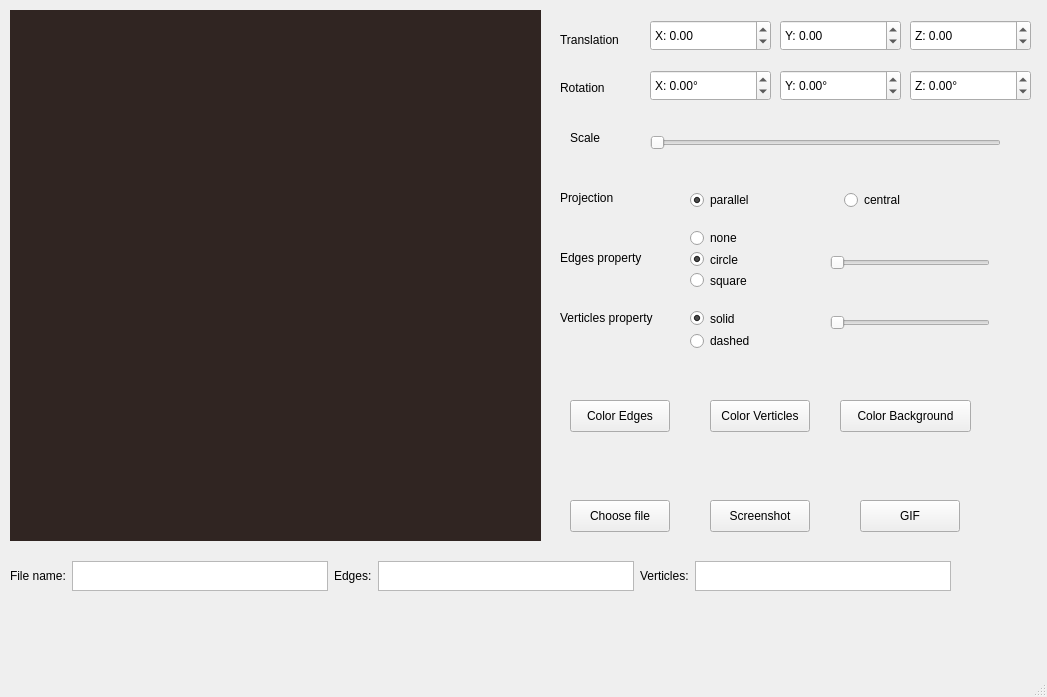
<?xml version="1.0" encoding="UTF-8"?>
<ui version="4.0">
 <class>MainWindow</class>
 <widget class="QMainWindow" name="MainWindow">
  <property name="geometry">
   <rect>
    <x>0</x>
    <y>0</y>
    <width>1047</width>
    <height>697</height>
   </rect>
  </property>
  <property name="windowTitle">
   <string>MainWindow</string>
  </property>
  <widget class="QWidget" name="centralwidget">
   <widget class="MyOpenGLWidget" name="widget" native="true">
    <property name="geometry">
     <rect>
      <x>10</x>
      <y>10</y>
      <width>531</width>
      <height>531</height>
     </rect>
    </property>
    <property name="styleSheet">
     <string notr="true">background-color: rgb(48, 37, 34)</string>
    </property>
   </widget>
   <widget class="QLabel" name="label_4">
    <property name="geometry">
     <rect>
      <x>560</x>
      <y>30</y>
      <width>91</width>
      <height>20</height>
     </rect>
    </property>
    <property name="text">
     <string>Translation</string>
    </property>
   </widget>
   <widget class="QLabel" name="label_5">
    <property name="geometry">
     <rect>
      <x>560</x>
      <y>80</y>
      <width>58</width>
      <height>16</height>
     </rect>
    </property>
    <property name="text">
     <string>Rotation</string>
    </property>
   </widget>
   <widget class="QLabel" name="label_6">
    <property name="geometry">
     <rect>
      <x>570</x>
      <y>130</y>
      <width>58</width>
      <height>16</height>
     </rect>
    </property>
    <property name="text">
     <string>Scale</string>
    </property>
   </widget>
   <widget class="QLabel" name="label_8">
    <property name="geometry">
     <rect>
      <x>560</x>
      <y>190</y>
      <width>81</width>
      <height>16</height>
     </rect>
    </property>
    <property name="text">
     <string>Projection</string>
    </property>
   </widget>
   <widget class="QLabel" name="label_9">
    <property name="geometry">
     <rect>
      <x>560</x>
      <y>250</y>
      <width>111</width>
      <height>16</height>
     </rect>
    </property>
    <property name="text">
     <string>Edges property</string>
    </property>
   </widget>
   <widget class="QLabel" name="label_11">
    <property name="geometry">
     <rect>
      <x>560</x>
      <y>310</y>
      <width>131</width>
      <height>16</height>
     </rect>
    </property>
    <property name="text">
     <string>Verticles property</string>
    </property>
   </widget>
   <widget class="QPushButton" name="pushButton_choose_file">
    <property name="geometry">
     <rect>
      <x>570</x>
      <y>500</y>
      <width>100</width>
      <height>32</height>
     </rect>
    </property>
    <property name="text">
     <string>Choose file</string>
    </property>
   </widget>
   <widget class="QDoubleSpinBox" name="doubleSpinBox_translations_x">
    <property name="geometry">
     <rect>
      <x>650</x>
      <y>20</y>
      <width>121</width>
      <height>31</height>
     </rect>
    </property>
    <property name="specialValueText">
     <string/>
    </property>
    <property name="prefix">
     <string>X: </string>
    </property>
    <property name="minimum">
     <double>-100.000000000000000</double>
    </property>
    <property name="maximum">
     <double>100.000000000000000</double>
    </property>
    <property name="singleStep">
     <double>1.000000000000000</double>
    </property>
   </widget>
   <widget class="QDoubleSpinBox" name="doubleSpinBox_translations_z">
    <property name="geometry">
     <rect>
      <x>910</x>
      <y>20</y>
      <width>121</width>
      <height>31</height>
     </rect>
    </property>
    <property name="specialValueText">
     <string/>
    </property>
    <property name="prefix">
     <string>Z: </string>
    </property>
    <property name="minimum">
     <double>-100.000000000000000</double>
    </property>
    <property name="maximum">
     <double>100.000000000000000</double>
    </property>
   </widget>
   <widget class="QDoubleSpinBox" name="doubleSpinBox_translations_y">
    <property name="geometry">
     <rect>
      <x>780</x>
      <y>20</y>
      <width>121</width>
      <height>31</height>
     </rect>
    </property>
    <property name="specialValueText">
     <string/>
    </property>
    <property name="prefix">
     <string>Y: </string>
    </property>
    <property name="minimum">
     <double>-100.000000000000000</double>
    </property>
    <property name="maximum">
     <double>100.000000000000000</double>
    </property>
   </widget>
   <widget class="QDoubleSpinBox" name="doubleSpinBox_rotation_y">
    <property name="geometry">
     <rect>
      <x>780</x>
      <y>70</y>
      <width>121</width>
      <height>31</height>
     </rect>
    </property>
    <property name="specialValueText">
     <string/>
    </property>
    <property name="prefix">
     <string>Y: </string>
    </property>
    <property name="suffix">
     <string>°</string>
    </property>
    <property name="minimum">
     <double>-360.000000000000000</double>
    </property>
    <property name="maximum">
     <double>360.000000000000000</double>
    </property>
    <property name="singleStep">
     <double>5.000000000000000</double>
    </property>
   </widget>
   <widget class="QDoubleSpinBox" name="doubleSpinBox_rotation_x">
    <property name="geometry">
     <rect>
      <x>650</x>
      <y>70</y>
      <width>121</width>
      <height>31</height>
     </rect>
    </property>
    <property name="specialValueText">
     <string/>
    </property>
    <property name="prefix">
     <string>X: </string>
    </property>
    <property name="suffix">
     <string>°</string>
    </property>
    <property name="minimum">
     <double>-360.000000000000000</double>
    </property>
    <property name="maximum">
     <double>360.000000000000000</double>
    </property>
    <property name="singleStep">
     <double>5.000000000000000</double>
    </property>
   </widget>
   <widget class="QDoubleSpinBox" name="doubleSpinBox_rotation_z">
    <property name="geometry">
     <rect>
      <x>910</x>
      <y>70</y>
      <width>121</width>
      <height>31</height>
     </rect>
    </property>
    <property name="specialValueText">
     <string/>
    </property>
    <property name="prefix">
     <string>Z: </string>
    </property>
    <property name="suffix">
     <string>°</string>
    </property>
    <property name="minimum">
     <double>-360.000000000000000</double>
    </property>
    <property name="maximum">
     <double>360.000000000000000</double>
    </property>
    <property name="singleStep">
     <double>5.000000000000000</double>
    </property>
   </widget>
   <widget class="QSlider" name="horizontalSlider_scale">
    <property name="geometry">
     <rect>
      <x>650</x>
      <y>130</y>
      <width>351</width>
      <height>25</height>
     </rect>
    </property>
    <property name="minimum">
     <number>10</number>
    </property>
    <property name="maximum">
     <number>200</number>
    </property>
    <property name="orientation">
     <enum>Qt::Horizontal</enum>
    </property>
   </widget>
   <widget class="QWidget" name="layoutWidget">
    <property name="geometry">
     <rect>
      <x>10</x>
      <y>561</y>
      <width>978</width>
      <height>32</height>
     </rect>
    </property>
    <layout class="QHBoxLayout" name="horizontalLayout">
     <property name="sizeConstraint">
      <enum>QLayout::SetMaximumSize</enum>
     </property>
     <item>
      <widget class="QLabel" name="label_3">
       <property name="sizePolicy">
        <sizepolicy hsizetype="Fixed" vsizetype="Fixed">
         <horstretch>0</horstretch>
         <verstretch>0</verstretch>
        </sizepolicy>
       </property>
       <property name="maximumSize">
        <size>
         <width>16777215</width>
         <height>16</height>
        </size>
       </property>
       <property name="text">
        <string>File name:</string>
       </property>
      </widget>
     </item>
     <item>
      <widget class="QTextEdit" name="textEdit_filename">
       <property name="sizePolicy">
        <sizepolicy hsizetype="Fixed" vsizetype="MinimumExpanding">
         <horstretch>0</horstretch>
         <verstretch>0</verstretch>
        </sizepolicy>
       </property>
       <property name="maximumSize">
        <size>
         <width>16777215</width>
         <height>30</height>
        </size>
       </property>
       <property name="readOnly">
        <bool>true</bool>
       </property>
       <property name="html">
        <string>&lt;!DOCTYPE HTML PUBLIC &quot;-//W3C//DTD HTML 4.0//EN&quot; &quot;http://www.w3.org/TR/REC-html40/strict.dtd&quot;&gt;
&lt;html&gt;&lt;head&gt;&lt;meta name=&quot;qrichtext&quot; content=&quot;1&quot; /&gt;&lt;meta charset=&quot;utf-8&quot; /&gt;&lt;style type=&quot;text/css&quot;&gt;
p, li { white-space: pre-wrap; }
&lt;/style&gt;&lt;/head&gt;&lt;body style=&quot; font-family:'.AppleSystemUIFont'; font-size:13pt; font-weight:400; font-style:normal;&quot;&gt;
&lt;p style=&quot; margin-top:0px; margin-bottom:0px; margin-left:0px; margin-right:0px; -qt-block-indent:0; text-indent:0px;&quot;&gt; &lt;/p&gt;&lt;/body&gt;&lt;/html&gt;</string>
       </property>
       <property name="overwriteMode">
        <bool>false</bool>
       </property>
      </widget>
     </item>
     <item>
      <widget class="QLabel" name="label">
       <property name="sizePolicy">
        <sizepolicy hsizetype="Fixed" vsizetype="Fixed">
         <horstretch>0</horstretch>
         <verstretch>0</verstretch>
        </sizepolicy>
       </property>
       <property name="maximumSize">
        <size>
         <width>16777215</width>
         <height>16</height>
        </size>
       </property>
       <property name="text">
        <string>Edges:</string>
       </property>
      </widget>
     </item>
     <item>
      <widget class="QTextEdit" name="textEdit_edges_count">
       <property name="sizePolicy">
        <sizepolicy hsizetype="Fixed" vsizetype="MinimumExpanding">
         <horstretch>0</horstretch>
         <verstretch>0</verstretch>
        </sizepolicy>
       </property>
       <property name="maximumSize">
        <size>
         <width>16777215</width>
         <height>30</height>
        </size>
       </property>
       <property name="readOnly">
        <bool>true</bool>
       </property>
      </widget>
     </item>
     <item>
      <widget class="QLabel" name="label_2">
       <property name="sizePolicy">
        <sizepolicy hsizetype="Fixed" vsizetype="Fixed">
         <horstretch>0</horstretch>
         <verstretch>0</verstretch>
        </sizepolicy>
       </property>
       <property name="maximumSize">
        <size>
         <width>16777215</width>
         <height>16</height>
        </size>
       </property>
       <property name="text">
        <string>Verticles:</string>
       </property>
      </widget>
     </item>
     <item>
      <widget class="QTextEdit" name="textEdit_verticles_count">
       <property name="sizePolicy">
        <sizepolicy hsizetype="Fixed" vsizetype="MinimumExpanding">
         <horstretch>0</horstretch>
         <verstretch>0</verstretch>
        </sizepolicy>
       </property>
       <property name="maximumSize">
        <size>
         <width>16777215</width>
         <height>30</height>
        </size>
       </property>
       <property name="readOnly">
        <bool>true</bool>
       </property>
      </widget>
     </item>
    </layout>
   </widget>
   <widget class="QWidget" name="layoutWidget">
    <property name="geometry">
     <rect>
      <x>690</x>
      <y>190</y>
      <width>301</width>
      <height>20</height>
     </rect>
    </property>
    <layout class="QHBoxLayout" name="horizontalLayout_2">
     <item>
      <widget class="QRadioButton" name="radioButton_parallel">
       <property name="tabletTracking">
        <bool>false</bool>
       </property>
       <property name="text">
        <string>parallel</string>
       </property>
       <property name="checked">
        <bool>true</bool>
       </property>
      </widget>
     </item>
     <item>
      <widget class="QRadioButton" name="radioButton_central">
       <property name="text">
        <string>central</string>
       </property>
      </widget>
     </item>
    </layout>
   </widget>
   <widget class="QPushButton" name="pushButton_color_edge">
    <property name="geometry">
     <rect>
      <x>570</x>
      <y>400</y>
      <width>100</width>
      <height>32</height>
     </rect>
    </property>
    <property name="text">
     <string>Color Edges</string>
    </property>
   </widget>
   <widget class="QPushButton" name="pushButton_color_verticles">
    <property name="geometry">
     <rect>
      <x>710</x>
      <y>400</y>
      <width>100</width>
      <height>32</height>
     </rect>
    </property>
    <property name="text">
     <string>Color Verticles</string>
    </property>
   </widget>
   <widget class="QPushButton" name="pushButton_color_background">
    <property name="geometry">
     <rect>
      <x>840</x>
      <y>400</y>
      <width>131</width>
      <height>32</height>
     </rect>
    </property>
    <property name="text">
     <string>Color Background</string>
    </property>
   </widget>
   <widget class="QSlider" name="horizontalSlider_edge_size">
    <property name="geometry">
     <rect>
      <x>830</x>
      <y>250</y>
      <width>160</width>
      <height>25</height>
     </rect>
    </property>
    <property name="orientation">
     <enum>Qt::Horizontal</enum>
    </property>
   </widget>
   <widget class="QSlider" name="horizontalSlider_verticles_size">
    <property name="geometry">
     <rect>
      <x>830</x>
      <y>310</y>
      <width>160</width>
      <height>25</height>
     </rect>
    </property>
    <property name="orientation">
     <enum>Qt::Horizontal</enum>
    </property>
   </widget>
   <widget class="QWidget" name="layoutWidget">
    <property name="geometry">
     <rect>
      <x>690</x>
      <y>310</y>
      <width>100</width>
      <height>39</height>
     </rect>
    </property>
    <layout class="QVBoxLayout" name="verticalLayout">
     <item>
      <widget class="QRadioButton" name="radioButton_verticle_solid">
       <property name="text">
        <string>solid</string>
       </property>
       <property name="checked">
        <bool>true</bool>
       </property>
      </widget>
     </item>
     <item>
      <widget class="QRadioButton" name="radioButton_verticle_dashed">
       <property name="text">
        <string>dashed</string>
       </property>
      </widget>
     </item>
    </layout>
   </widget>
   <widget class="QWidget" name="layoutWidget">
    <property name="geometry">
     <rect>
      <x>690</x>
      <y>230</y>
      <width>100</width>
      <height>58</height>
     </rect>
    </property>
    <layout class="QVBoxLayout" name="verticalLayout_2">
     <item>
      <widget class="QRadioButton" name="radioButton_edge_none">
       <property name="text">
        <string>none</string>
       </property>
      </widget>
     </item>
     <item>
      <widget class="QRadioButton" name="radioButton_edge_circle">
       <property name="text">
        <string>circle</string>
       </property>
       <property name="checked">
        <bool>true</bool>
       </property>
      </widget>
     </item>
     <item>
      <widget class="QRadioButton" name="radioButton_edge_square">
       <property name="text">
        <string>square</string>
       </property>
      </widget>
     </item>
    </layout>
   </widget>
   <widget class="QPushButton" name="pushButton_screen">
    <property name="geometry">
     <rect>
      <x>710</x>
      <y>500</y>
      <width>100</width>
      <height>32</height>
     </rect>
    </property>
    <property name="text">
     <string>Screenshot</string>
    </property>
   </widget>
   <widget class="QPushButton" name="pushButton_gif">
    <property name="geometry">
     <rect>
      <x>860</x>
      <y>500</y>
      <width>100</width>
      <height>32</height>
     </rect>
    </property>
    <property name="text">
     <string>GIF</string>
    </property>
   </widget>
  </widget>
  <widget class="QMenuBar" name="menubar">
   <property name="geometry">
    <rect>
     <x>0</x>
     <y>0</y>
     <width>1047</width>
     <height>24</height>
    </rect>
   </property>
  </widget>
  <widget class="QStatusBar" name="statusbar"/>
 </widget>
 <customwidgets>
  <customwidget>
   <class>MyOpenGLWidget</class>
   <extends>QWidget</extends>
   <header location="global">myopenglwidget.h</header>
   <container>1</container>
  </customwidget>
 </customwidgets>
 <resources/>
 <connections/>
</ui>
